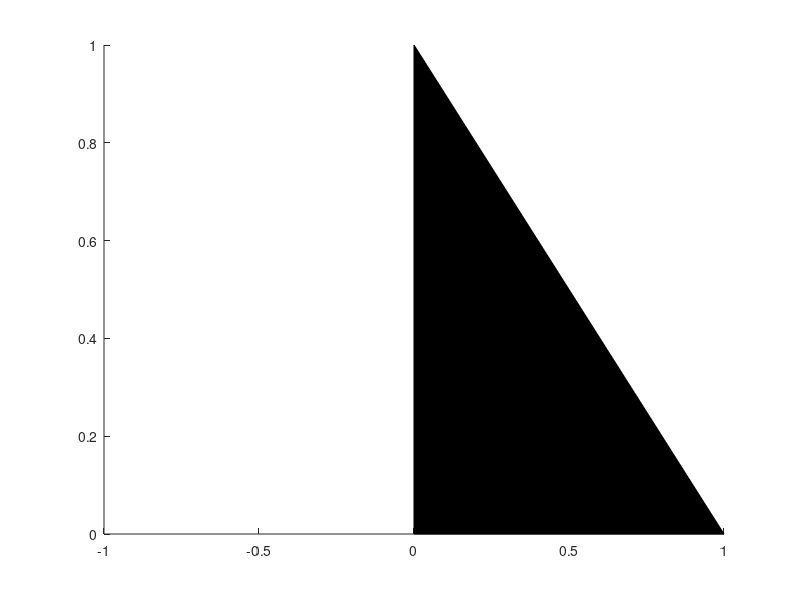
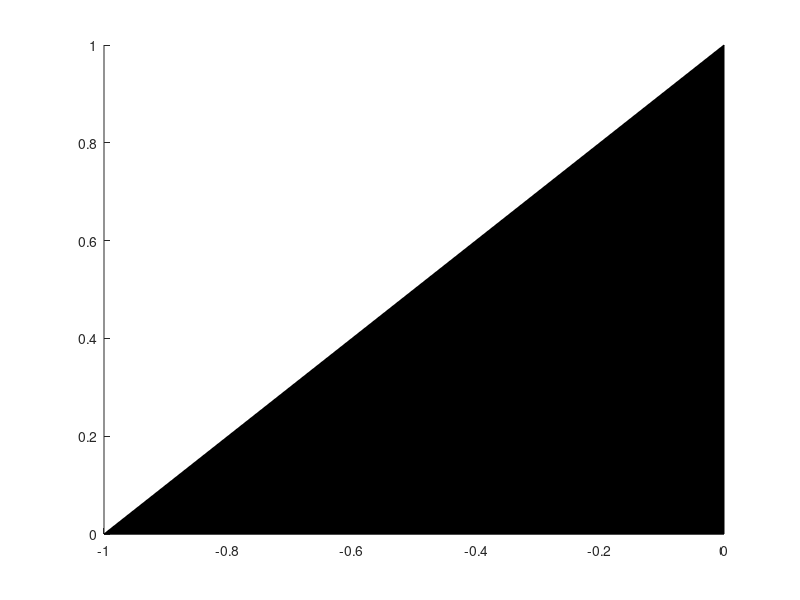
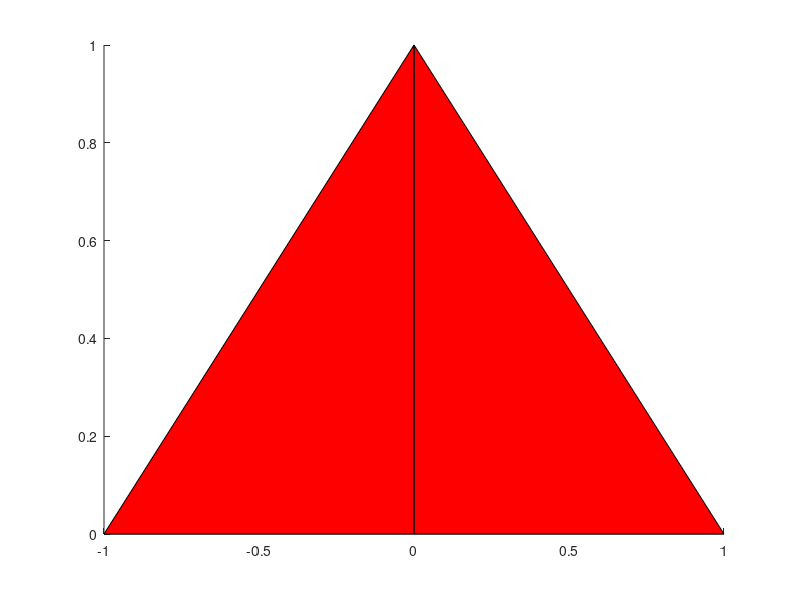
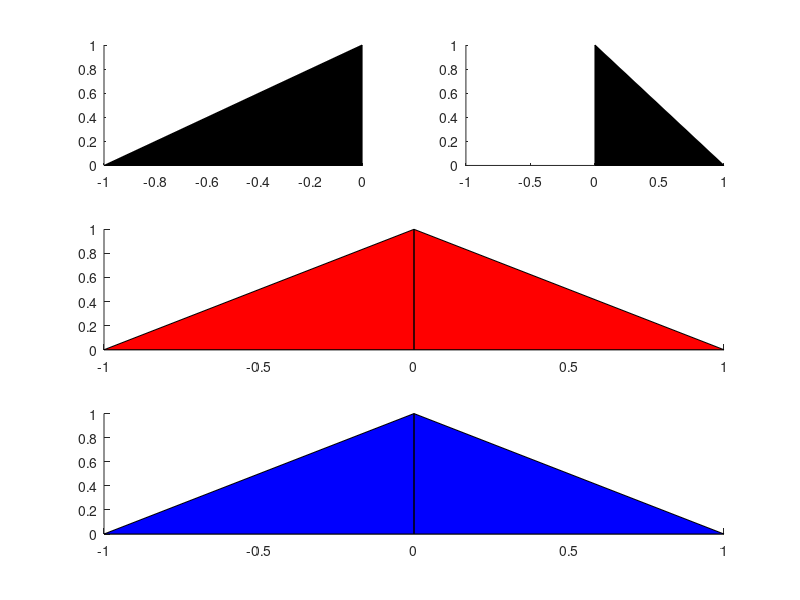

Here is the MATLAB script that generated these plots, in order:
% Triangulos basados en el cuadrante cartesiano
x = [0 1 0];
y = [0 0 1];
figure
patch(x,y,'black')

x = [0 0 -1];
y = [0 1 0];
figure
patch(x,y,'black')

x = [0 0; 1 0; 0 -1];
y = [0 0; 0 1; 1 0];
figure
patch(x,y,'red')

%% Vértices
figure
v = [0 0; 1 0; 0 1];
f = [1 2 3];
subplot(3,2,2);
patch('Faces', f, 'Vertices', v)

v = [0 0; 0 1; -1 0];
f = [1 2 3];
subplot(3,2,1);
patch('Faces', f, 'Vertices', v)

v = [0 0; 1 0; 0 1; 0 0; 0 1; -1 0];
f = [1 2 3; 4 5 6];
subplot(3,2,[3,4]);
patch('Faces', f, 'Vertices', v, 'FaceColor', 'red')

v = [0 0; 1 0; 0 1; -1 0];
f = [1 2 3; 1 3 4];
subplot(3,2,[5,6]);
patch('Faces', f, 'Vertices', v, 'FaceColor', 'blue')

%% Coloreando
figure
v = [0 0; 1 0; 0 1];
f = [1 2 3];
c = [0; 5; 10];
subplot(2,1,1);
patch('Faces', f, 'Vertices', v, 'FaceVertexCData', c, 'FaceColor', 'interp')

v = [0 0; 1 0; 0 1; -1 0; 0 -1];
f = [1 2 3; 1 3 4; 1 4 5; 1 5 2];
c = [10; 0; 0; 0; 0];
subplot(2,1,2);
patch('Faces', f, 'Vertices', v, 'FaceVertexCData', c, 'FaceColor', 'interp')
